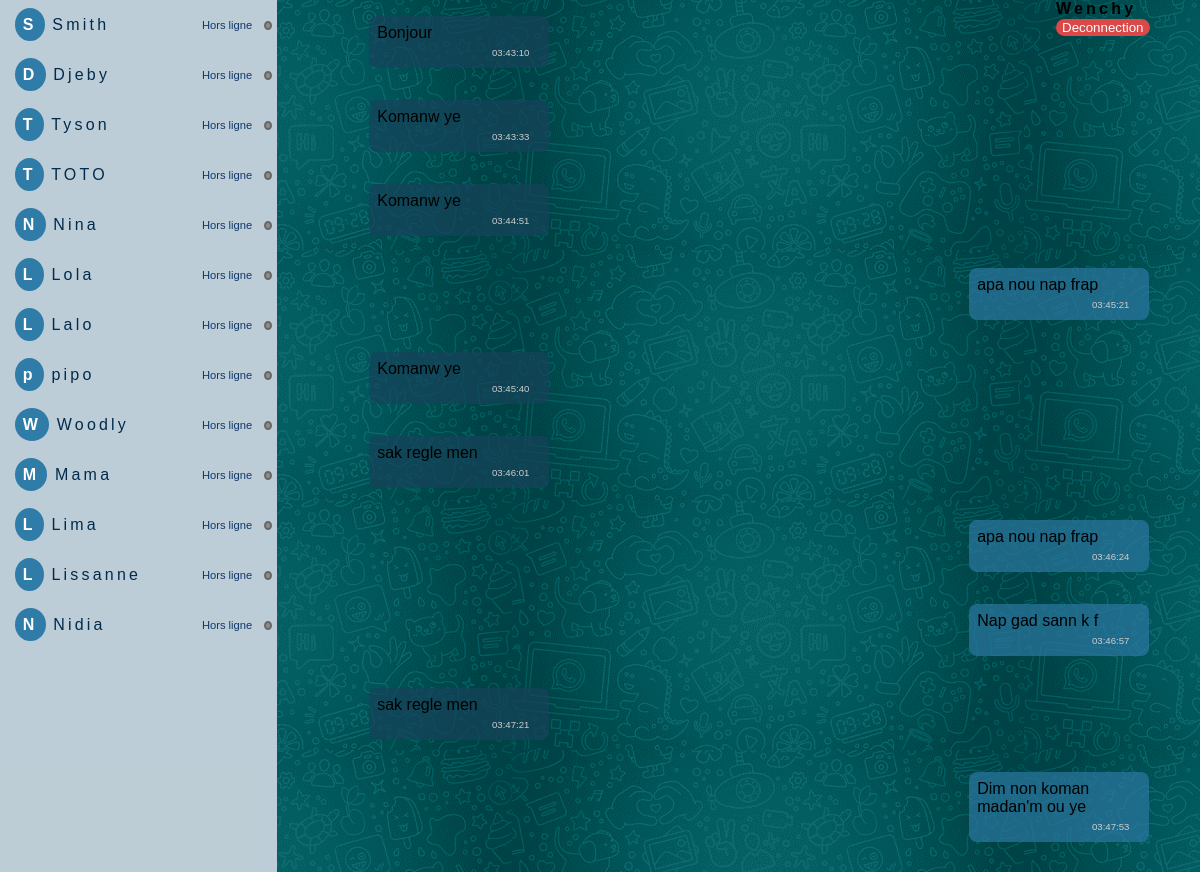
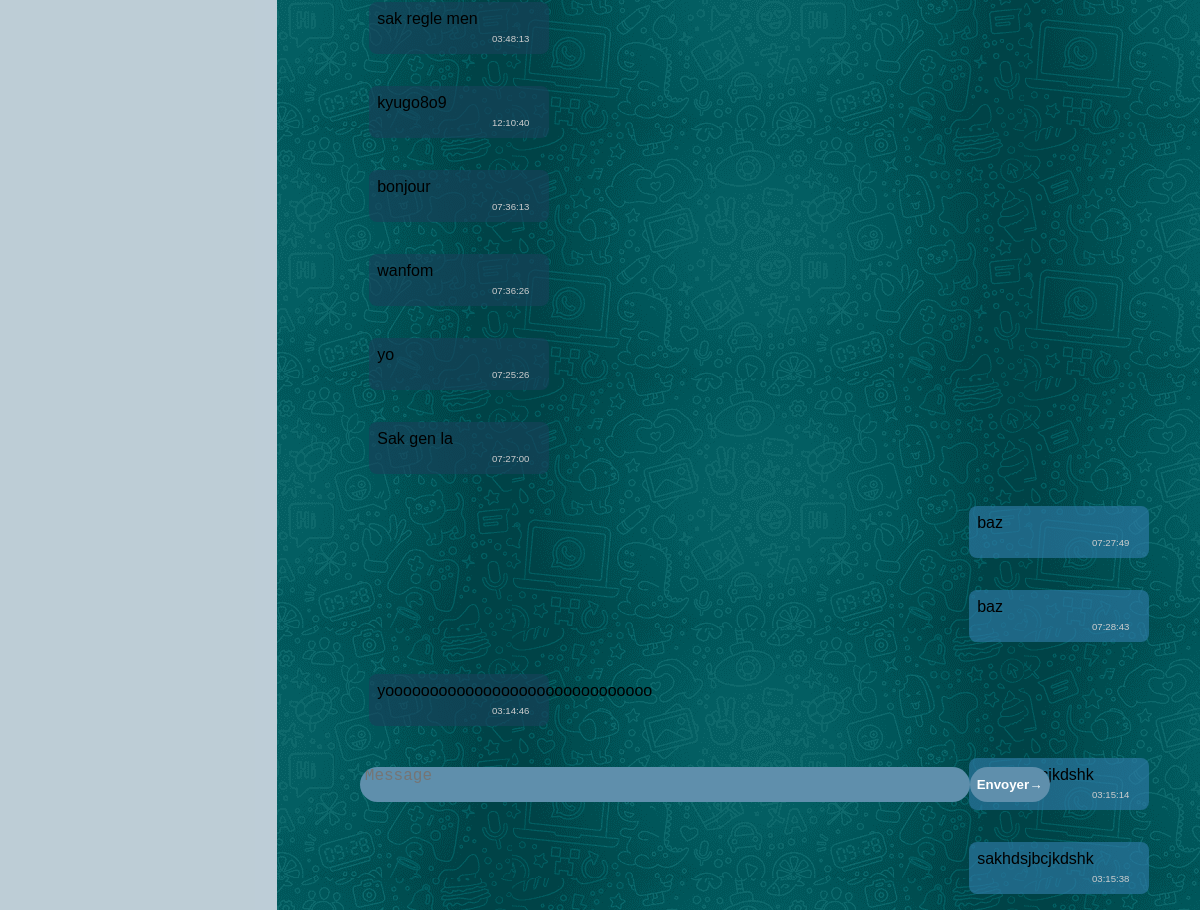
Page /pages/chat.php (signed in) on the committed database (2 pictures, top to bottom).
### tables this page shows
CREATE TABLE `utilisateurs` (
  `id_utilisateur` int(11) NOT NULL,
  `pseudo` varchar(255) NOT NULL,
  `statut` tinyint(1) NOT NULL,
  `password` varchar(255) NOT NULL
);

CREATE TABLE `message` (
  `id` int(11) NOT NULL,
  `id_utilisateurs` int(11) NOT NULL,
  `message` text NOT NULL,
  `dateDenvoi` date NOT NULL,
  `heureDenvoi` time NOT NULL
);

### autoLoad/autoLoader.php (called while the page is built, shortened)
<?php
    function myAutoloader($className){
        $paths = [
            "./classes/",
            "../classes/",
            "../../classes/"
        ];
        $dirs = [
            'db/',
            'clients/',
            'locations/',
            'mini-chat/',
            'utilisateurs/',
            'voiture/'
        ];
        $extension = '.class.php';
        foreach ($paths as $path) {
            foreach ($dirs as $dir) {
                $fullpath = $path . $dir . $className . $extension;
            }
        }
    }
?>

### classes/db/Connection.class.php (called while the page is built, shortened)
<?php
class Connection
{
    private $host = NULL;
    private $dbname = NULL;
    private $userName = NULL;
    private $password = NULL;
    function __construct()
    {
        $this->host = 'localhost';
        $this->dbname = 'smithrentacar';
        $this->userName = 'root';
        $this->host = '';
    }
    function getConnection(){
        $dsn = ("mysql:host=".$this->host . ";dbname=" .$this->dbname . ";charset=utf8");
        try {
            $this->pdo = new PDO($dsn, $this->userName, $this->password);
            $this->pdo->setAttribute(PDO::ATTR_ERRMODE, PDO::ERRMODE_EXCEPTION);
            $this->pdo->setAttribute(PDO::ATTR_DEFAULT_FETCH_MODE, PDO::FETCH_OBJ);
            return $this->pdo;
        } catch (PDOException $e) {
            die('Error : ' . $e->getMessage());
        }
    }
}

### classes/utilisateurs/ModelUtilisateurs.class.php (called while the page is built, shortened)
<?php
class ModelUtilisateurs extends Connection
{
    protected function getAllUtilisateurs()
    {
        $sql = "SELECT id_utilisateur, pseudo, statut FROM utilisateurs";
        $stm = $this->getConnection()->prepare($sql);
        $stm->execute();
        return $stm->fetchAll();
    }
}

### classes/utilisateurs/VueUtilisateurs.class.php (called while the page is built, shortened)
<?php
    class VueUtilisateurs extends ModelUtilisateurs{
        public function getAllUtilisateur(){
            return $this->getAllUtilisateurs();
        }
    }
?>

### classes/mini-chat/ModelMiniChat.class.php (called while the page is built, shortened)
<?php
class ModelMiniChat extends Connection
{
    protected function getAlleMessage()
    {
        $sql = "SELECT  `message`.`id_utilisateurs`, `utilisateurs`.`pseudo`, `message`.`message`, `message`.   `dateDenvoi`, `message`.`heureDenvoi`
        FROM `message`
            INNER JOIN `utilisateurs`
            ON `utilisateurs`.`id_utilisateur` = `message`.`id_utilisateurs`
        ORDER BY `message`.`dateDenvoi`, `message`.`heureDenvoi` ASC; ";
        $stm = $this->getConnection()->prepare($sql);
        $stm->execute([]);
        return $stm->fetchAll();
    }
}

### classes/mini-chat/VueMiniChat.class.php (called while the page is built, shortened)
<?php
    class VueMiniChat extends ModelMiniChat{
        public function alleMessage(){
            return $this->getAlleMessage();
        }
    }
?>

### pages/chat.php (the view, shortened to what this page needs)
<?php
include('../autoLoad/autoLoader.php');
$vueUtilisateur = new VueUtilisateurs();
$vueChat = new VueMiniChat();
$users = $vueUtilisateur->getAllUtilisateur();
?>
<!DOCTYPE html>
<html lang="en">
<head>
    <link rel="stylesheet" href="../assets/css/style.css">
</head>
<body>
    <div class="curentUser">
        <form action="./chat.php" method="POST">
            <div class="disconnect-div">
                <strong><?= $_SESSION['utilisateurs']->pseudo ?></strong>
                <input class="disconnect" type="submit" name="logout" value="Deconnection">
            </div>
        </form>
    </div>
    <div class="chat">
        <div class="utilisateur">
            <?php
            foreach ($users as $user) {
                if ($user->id_utilisateur != $_SESSION['utilisateurs']->id_utilisateur) {
                    if ($user->statut == 1) {
            ?>
                        <div class="user-online">
                            <p class="user"><strong class="strong"><?= $user->pseudo[0] ?></strong> <?= $user->pseudo ?></p>
                            <small class="enLigne">En ligne</small>
                            <div id="online"></div>
                        </div>
                    <?php
                    } else {
                    ?>
                        <div class="user-online">
                            <p class="user"><strong class="strong"><?= $user->pseudo[0] ?></strong> <?= $user->pseudo ?></p>
                            <small class="enLigne">Hors ligne</small>
                            <div id="Horsligne"></div>
                        </div>
            <?php
                    }
                }
            }
            ?>
        </div>
        <div class="globalmessage">
            <div class="message">
                <?php
                $allMessages = $vueChat->alleMessage();
                foreach ($allMessages as $message) {
                    if ($message->id_utilisateurs == $_SESSION['utilisateurs']->id_utilisateur) {
                ?>
                        <p class="curent"><?= $message->message ?> <small id="time"><?= $message->heureDenvoi ?></small></p>
                    <?php
                    } else {
                    ?>
                        <p class="auther"><?= $message->message ?><br><small id="time"><?= $message->heureDenvoi ?></small></p>
                <?php
                    }
                }
                ?>
            </div>
        </div>
        <div class="inputMessage">
            <form action="./chat.php" method="POST">
            <textarea class="msg" type="ar" name="message" placeholder="Message" id="" cols="30" rows="20"></textarea>
                <input class="btnSend" type="submit" value="Envoyer&rarr;" name="send">
            </form>
        </div>
    </div>
</body>
</html>

### assets/css/style.css (style rules this page uses)
body { margin: 0; padding: 0; font-family: 'poppins', sans-serif; top: 50; height: 100vh; box-sizing: border-box; }
.strong { background: rgb(47, 124, 168); padding: .5rem; width: 50px; height: 50px; border-radius: 50%; color: white; }
.utilisateur { overflow: auto; height: 100vh; background: rgba(95, 143, 172, 0.329); min-height: 100vh; width: 30vw; }
.inputMessage { display: flex; justify-content: center; align-items: center; position: absolute; top: 92%; left: 30%; }
.curentUser { display: flex; position: absolute; left: 88%; }
.disconnect { border: none; outline: none; border-radius: 1.5rem; background: rgb(219, 72, 72); color: rgb(253, 253, 253); }
.disconnect-div { height: 1rem; letter-spacing: .2rem; }
#Horsligne { background: #8d8d8d; border-radius: 50%; width: 5px; height: 5px; border: 2px solid #686868; }
.msg { height: 35px; width: 600px; border: none; outline: none; background: rgb(95, 143, 172); color: rgb(255, 255, 255); font-size: 1rem; font-weight: 500; border-radius: 1.5rem; padding: 0rem .3rem 0rem; }
.utilisateur p { margin-left: 10px; width: 90%; color: rgb(1, 43, 77); font-weight: 500; letter-spacing: .2rem; }
.message { flex: 1; display: flex; flex-direction: column; background-image: url('../img/bg2.png'); background-attachment: fixed; height: 100vh; overflow: hidden auto; }
.curent { margin-left: 75%; width: 15vw; background: rgba(47, 124, 168, 0.644); border-radius: .5rem; padding: .5rem; box-sizing: border-box; }
.auther { margin-left: 10%; width: 15vw; background: rgba(24, 66, 90, 0.644); border-radius: .5rem; padding: .5rem; box-sizing: border-box; }
#time { color: rgb(206, 206, 206); font-size: .6rem; margin-left: 70%; }
.chat { display: flex; }
.user-online { padding: 0rem .3rem 0rem; display: flex; align-items: center; }
.enLigne { width: 30%; font-size: .7rem; color: rgb(16, 55, 105); letter-spacing: normal; left: 5rem; }
.globalmessage { display: flex; height: 100vh; width: 100vw; }
.btnSend { color: rgb(255, 255, 255); font-weight: 700; background: rgb(95, 143, 172); border: none; border-radius: 5rem; height: 35px; width: 80px; position: absolute; }
textarea { resize: none; }
body { background: rgb(235, 235, 235); }

### rows in the picture
utilisateurs: pseudo "S", pseudo "Smith"
utilisateurs: pseudo "D", pseudo "Djeby"
utilisateurs: pseudo "T", pseudo "Tyson"
utilisateurs: pseudo "T", pseudo "TOTO"
utilisateurs: pseudo "N", pseudo "Nina"
utilisateurs: pseudo "L", pseudo "Lola"
utilisateurs: pseudo "L", pseudo "Lalo"
utilisateurs: pseudo "p", pseudo "pipo"
utilisateurs: pseudo "W", pseudo "Woodly"
utilisateurs: pseudo "M", pseudo "Mama"
utilisateurs: pseudo "L", pseudo "Lima"
utilisateurs: pseudo "L", pseudo "Lissanne"
utilisateurs: pseudo "N", pseudo "Nidia"
message: message "Bonjour", heureDenvoi "03:43:10"
message: message "Komanw ye", heureDenvoi "03:43:33"
message: message "Komanw ye", heureDenvoi "03:44:51"
message: message "apa nou nap frap", heureDenvoi "03:45:21"
message: message "Komanw ye", heureDenvoi "03:45:40"
message: message "sak regle men", heureDenvoi "03:46:01"
message: message "apa nou nap frap", heureDenvoi "03:46:24"
message: message "Nap gad sann k f", heureDenvoi "03:46:57"
message: message "sak regle men", heureDenvoi "03:47:21"
message: message "Dim non koman madan'm ou ye", heureDenvoi "03:47:53"
message: message "sak regle men", heureDenvoi "03:48:13"
message: message "kyugo8o9", heureDenvoi "12:10:40"
message: message "bonjour", heureDenvoi "07:36:13"
message: message "wanfom", heureDenvoi "07:36:26"
message: message "yo", heureDenvoi "07:25:26"
message: message "Sak gen la", heureDenvoi "07:27:00"
message: message "baz", heureDenvoi "07:27:49"
message: message "baz", heureDenvoi "07:28:43"
message: message "yoooooooooooooooooooooooooooooo", heureDenvoi "03:14:46"
message: heureDenvoi "03:15:14"
message: message "sakhdsjbcjkdshk", heureDenvoi "03:15:38"

### other values in the picture
$_SESSION['utilisateurs']->pseudo "Wenchy"
